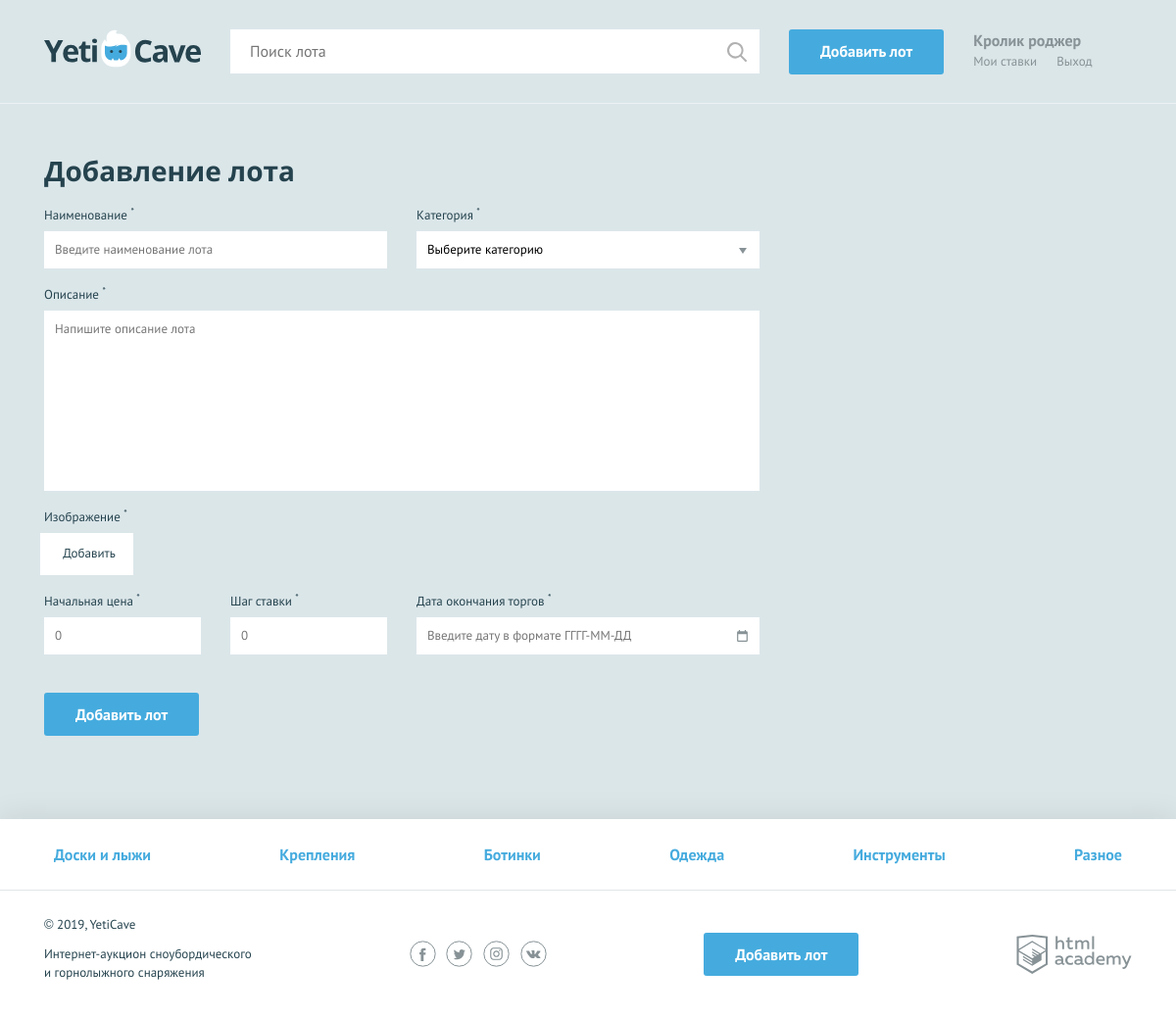
The app's page /add.php (signed in) with its own data.
### tables this page shows
CREATE TABLE categories (
id INT AUTO_INCREMENT PRIMARY KEY,
character_code VARCHAR(64) NOT NULL UNIQUE,
name VARCHAR(64) NOT NULL UNIQUE
);

### helpers.php (called while the page is built, shortened)
<?php
function include_template($name, array $data = []) {
    $name = 'templates/' . $name;
    extract($data);
    require $name;
    $result = ob_get_clean();
    return $result;
}

### functions.php (called while the page is built, shortened)
<?php
require_once 'helpers.php';
function get_data($request, $link) {
    $result = mysqli_query($link, $request);
    $array = [];
    if($result) {
        $array = mysqli_fetch_all($result, MYSQLI_ASSOC);
    }
    return $array;
};
function get_categories($link) {
    $request = "SELECT id, character_code, name FROM categories";
    $result = get_data($request, $link);
    return $result;
};
?>

### init.php (called while the page is built, shortened)
<?php
require_once 'functions.php';
require_once 'bd.php';
$categories = get_categories($link);
$nav_list = include_template('nav-list.php', ['categories' => $categories]);
?>

### templates/add-lot.php (the view, shortened to what this page needs)
<main>
    <?php $classname = (empty($errors)) ? '' : 'form--invalid'; ?>
    <form class="form form--add-lot container <?=$classname?>" action="add.php" method="post" enctype="multipart/form-data">
      <h2>Добавление лота</h2>
      <div class="form__container-two">
      <?php $classname = isset($errors['name']) ? 'form__item--invalid' : '';
      $value = isset($lot['name']) ? $lot['name']: '';
      $message = isset($errors['name']) ? $errors['name']: ''?>
        <div class="form__item <?=$classname?>">
          <label for="lot-name">Наименование <sup>*</sup></label>
          <input id="lot-name" type="text" name="name" placeholder="Введите наименование лота" value="<?=$value?>">
        </div>
        <?php $classname = isset($errors['category']) ? 'form__item--invalid' : '';
         $message = isset($errors['category']) ? $errors['category']: '';?>
        <div class="form__item <?=$classname?>">
          <label for="category">Категория <sup>*</sup></label>
          <select id="category" name="category">
            <option>Выберите категорию</option>
          </select>
        </div>
      </div>
      <?php $classname = isset($errors['description']) ? 'form__item--invalid' : '';
        $value = isset($lot['description']) ? $lot['description']: '';
        $message = isset($errors['description']) ? $errors['description']: '';?>
      <div class="form__item form__item--wide <?=$classname?>">
        <label for="message">Описание <sup>*</sup></label>
        <textarea id="message" name="description" placeholder="Напишите описание лота"><?=$value?></textarea>
      </div>
      <?php $classname = isset($errors['img']) ? 'form__item--invalid' : '';
       $message = isset($errors['img']) ? $errors['img']: '';?>
      <div class="form__item form__item--file <?=$classname?>">
        <label>Изображение <sup>*</sup></label>
        <div class="form__input-file">
          <label for="lot-img">
            Добавить
          </label>
        </div>
      </div>
      <div class="form__container-three">
      <?php $classname = isset($errors['rate']) ? 'form__item--invalid' : '';
        $value = isset($lot['rate']) ? $lot['rate']: '';
        $message = isset($errors['rate']) ? $errors['rate']: '';?>
        <div class="form__item form__item--small <?=$classname?>">
          <label for="lot-rate">Начальная цена <sup>*</sup></label>
          <input id="lot-rate" type="text" name="rate" placeholder="0" value="<?=$value?>">
        </div>
        <?php $classname = isset($errors['step']) ? 'form__item--invalid' : '';
        $value = isset($lot['step']) ? $lot['step']: '';
        $message = isset($errors['step']) ? $errors['step']: '';?>
        <div class="form__item form__item--small <?=$classname?>">
          <label for="lot-step">Шаг ставки <sup>*</sup></label>
          <input id="lot-step" type="text" name="step" placeholder="0" value="<?=$value?>">
        </div>
        <?php $classname = isset($errors['date']) ? 'form__item--invalid' : '';
        $value = isset($lot['date']) ? $lot['date']: '';
        $message = isset($errors['date']) ? $errors['date']: '';?>
        <div class="form__item <?=$classname?>">
          <label for="lot-date">Дата окончания торгов <sup>*</sup></label>
          <input class="form__input-date" id="lot-date" type="text" name="date" placeholder="Введите дату в формате ГГГГ-ММ-ДД" value="<?=$value?>">
        </div>
      </div>
      <button type="submit" class="button">Добавить лот</button>
    </form>
  </main>

### templates/layout.php (shortened to what this page needs)
<!DOCTYPE html>
<html lang="ru">
<head>
    <link href="../css/normalize.min.css" rel="stylesheet">
    <link href="../css/style.css" rel="stylesheet">
    <link href="../css/flatpickr.min.css" rel="stylesheet">
</head>
<body>
    <div class="page-wrapper">
        <header class="main-header">
            <div class="main-header__container container">
                <a class="main-header__logo">
                    <img src="../img/logo.svg" width="160" height="39" alt="Логотип компании YetiCave">
                </a>
                <form class="main-header__search" method="get" action="search.php" autocomplete="off">
                    <input type="search" name="search" placeholder="Поиск лота" value="<?=isset($search)? htmlspecialchars($search) : ''; ?>">
                    <input class="main-header__search-btn" type="submit" name="find" value="Найти">
                </form>
                <a class="main-header__add-lot button" href="add.php">Добавить лот</a>
                <nav class="user-menu">
                    <?php if(isset($_SESSION['user'])): ?>
                    <div class="user-menu__logged">
                        <p><?=htmlspecialchars($_SESSION['user']['name']); ?></p>
                        <a class="user-menu__bets" href="my-bets.php">Мои ставки</a>
                        <a class="user-menu__logout" href="logout.php">Выход</a>
                    </div>
                    <?php endif; ?>
                </nav>
            </div>
        </header>
                    <?=$main_content; ?>
    </div>
    <footer class="main-footer">
        <nav class="nav">
            <ul class="nav__list container">
                <?php foreach ($categories as $value) :?>
                <li class="nav__item">
                    <a href="pages/all-lots.html"><?=$value['name']; ?></a>
                </li>
                <?php endforeach; ?>
            </ul>
        </nav>
        <div class="main-footer__bottom container">
            <div class="main-footer__copyright">
                <p>© 2019, YetiCave</p>
                <p>Интернет-аукцион сноубордического и горнолыжного снаряжения</p>
            </div>
            <div class="main-footer__social social">
                <a class="social__link social__link--facebook" href="#">
                </a>
                <a class="social__link social__link--twitter" href="#">
                </a>
                <a class="social__link social__link--instagram" href="#">
                </a>
                <a class="social__link social__link--vkontakte" href="#">
                </a>
            </div>
            <a class="main-footer__add-lot button" href="add-lot.html">Добавить лот</a>
            <div class="main-footer__developed-by">
                <a class="logo-academy" href="https://htmlacademy.ru/intensive/php">
                </a>
            </div>
        </div>
    </footer>
</body>
</html>

### records on screen
categories: name "Доски и лыжи"
categories: name "Крепления"
categories: name "Ботинки"
categories: name "Одежда"
categories: name "Инструменты"
categories: name "Разное"

### other values on screen
$_SESSION['user']['name'] "Кролик роджер"
